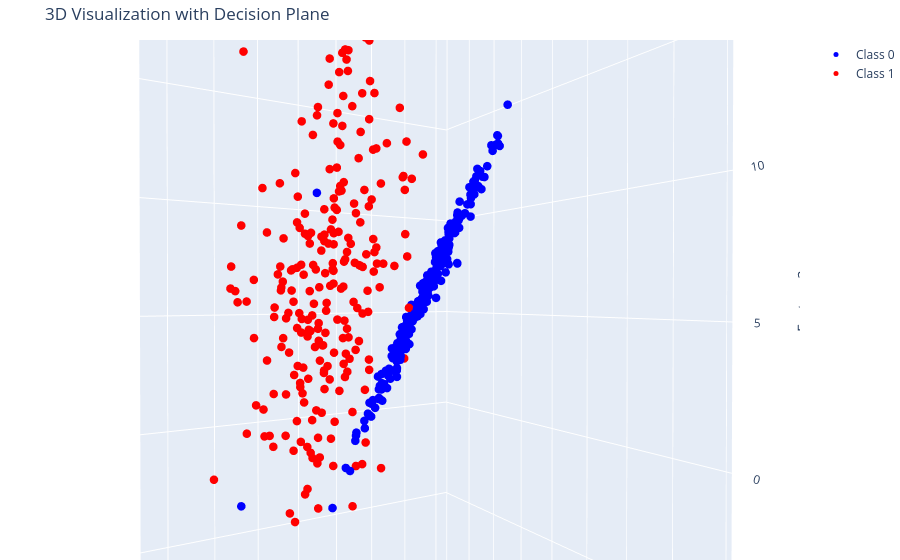

Notebook cell for this chart:
### Markdown cell above
Под таким ракурсом классы сильно перемешаны. Однако лучше взглянуть на интерактивный график

### Code cell
import plotly.graph_objects as go

# Сетка для плоскости
x1_range = np.linspace(X[:, 0].min(), X[:, 0].max(), 10)
x2_range = np.linspace(X[:, 1].min(), X[:, 1].max(), 10)
x1_grid, x2_grid = np.meshgrid(x1_range, x2_range)
x3_grid = decision_boundary(x1_grid, x2_grid)

# Создание 3D-графика с plotly
fig = go.Figure()

# Точки класса 0
fig.add_trace(go.Scatter3d(
    x=X[y == 0, 0],
    y=X[y == 0, 1],
    z=X[y == 0, 2],
    mode='markers',
    marker=dict(size=5, color='blue'),
    name='Class 0'
))

# Точки класса 1
fig.add_trace(go.Scatter3d(
    x=X[y == 1, 0],
    y=X[y == 1, 1],
    z=X[y == 1, 2],
    mode='markers',
    marker=dict(size=5, color='red'),
    name='Class 1'
))

# Настройки графика
fig.update_layout(
    title='3D Visualization with Decision Plane',
    scene=dict(
        xaxis_title='Feature 1',
        yaxis_title='Feature 2',
        zaxis_title='Feature 3'
    ),
    margin=dict(l=0, r=0, b=0, t=40)
)

# Отобразить график
fig.show()

### Figure 1 — Plotly figure (JSON) as saved in the notebook; plotly's stock layout.template omitted (floating-point values rounded to 4 significant figures; data arrays with more than 128 entries replaced by an {"elided": "..."} marker saying what was removed)
{"data": [{"marker": {"color": "blue", "size": 5}, "mode": "markers", "name": "Class 0", "type": "scatter3d", "x": {"elided": "252 float values"}, "y": {"elided": "252 float values"}, "z": {"elided": "252 float values"}}, {"marker": {"color": "red", "size": 5}, "mode": "markers", "name": "Class 1", "type": "scatter3d", "x": {"elided": "248 float values"}, "y": {"elided": "248 float values"}, "z": {"elided": "248 float values"}}], "layout": {"autosize": true, "margin": {"b": 0, "l": 0, "r": 0, "t": 40}, "scene": {"aspectmode": "auto", "aspectratio": {"x": 0.8061, "y": 0.831, "z": 1.493}, "camera": {"center": {"x": 0, "y": 0, "z": 0}, "eye": {"x": 0.6231, "y": 1.031, "z": 0.00769}, "projection": {"type": "perspective"}, "up": {"x": 0, "y": 0, "z": 1}}, "xaxis": {"title": {"text": "Feature 1"}, "type": "linear"}, "yaxis": {"title": {"text": "Feature 2"}, "type": "linear"}, "zaxis": {"title": {"text": "Feature 3"}, "type": "linear"}}, "title": {"text": "3D Visualization with Decision Plane"}}}
